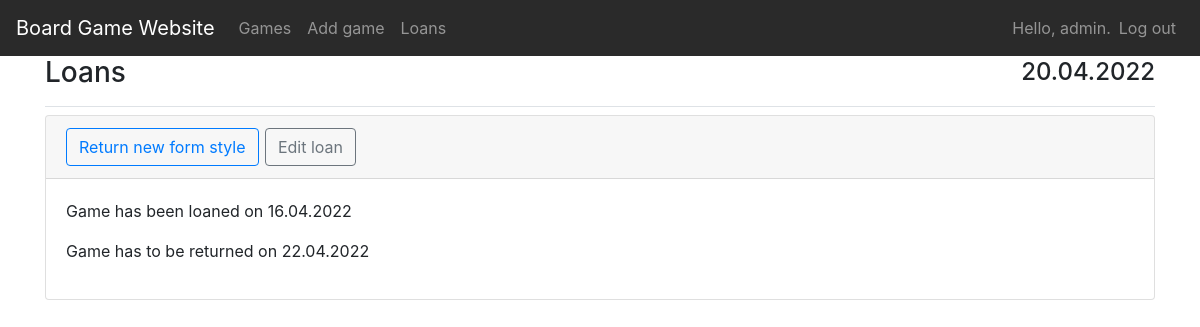
/loans/ (signed in), run on an earlier commit of the app's database.
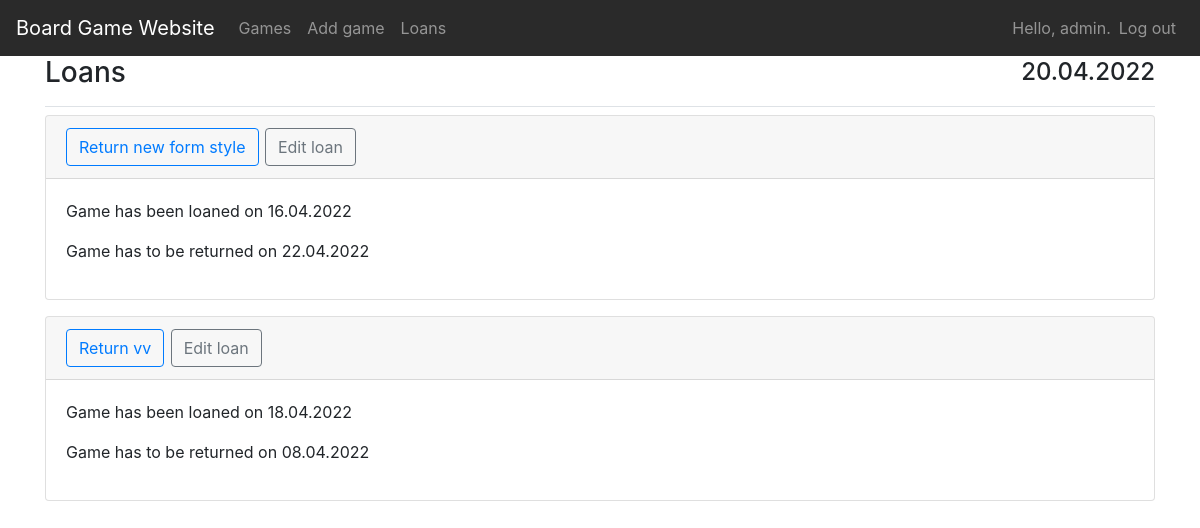
And on a later commit of the database.
### board_games/models.py (models this page shows)
class GameLoan(models.Model):
    game = models.ForeignKey(BoardGame, on_delete=models.CASCADE)
    owner = models.ForeignKey(User, on_delete=models.CASCADE)
    date_loaned = models.DateTimeField(auto_now_add=True)
    return_date = models.DateTimeField()
    returned = models.BooleanField(default=False)

class BoardGame(models.Model):
    game = models.CharField(max_length=100)
    genre = models.CharField(max_length=200)
    year_published = models.IntegerField()
    description = models.CharField(max_length=500)
    owner = models.ForeignKey(User, on_delete=models.CASCADE)
    loaned = models.BooleanField(default=False)
    def __str__(self):
        return self.game

### board_games/views.py (the view)
# urls.py: path("loans/", views.loans, name="loans"),
@login_required
def loans(request):
    loans = GameLoan.objects.filter(returned=False).filter(owner=request.user)
    context = {"loans": loans}
    return render(request, "board_games/loans.html", context)

### board_games/templates/board_games/loans.html (shortened to what this page needs)
{% extends 'board_games/base.html' %}
{% block page_header %}
<div class="d-flex justify-content-between align-items-center">
    <h3>Loans</h3>
    <h4>{% now "d.m.Y" %}</h4>
</div>
{% endblock page_header %}
{% block content %}
    {% for loan in loans %}
    <div class="card mb-3">
        <h4 class="card-header">
            <small><a class="btn btn-outline-primary" href={% url 'board_games:return_game' loan.id %}>Return {{loan.game}}</a></small>
            <small><a class="btn btn-outline-secondary" href={% url 'board_games:edit_loan' loan.id %}>Edit loan</a></small>
        </h4>
        <div class="card-body">
        <p> Game has been loaned on {{ loan.date_loaned|date:'d.m.Y' }}</p>
        <p> Game has to be returned on {{ loan.return_date|date:'d.m.Y' }}</p>
        </div>
    </div>
    {% empty %}
    <div>No loans</div>
    {% endfor %}
{% endblock content %}

What changed in the data, as far as the page shows it:
added GameLoan: game "vv", date_loaned "18.04.2022", return_date "08.04.2022"
